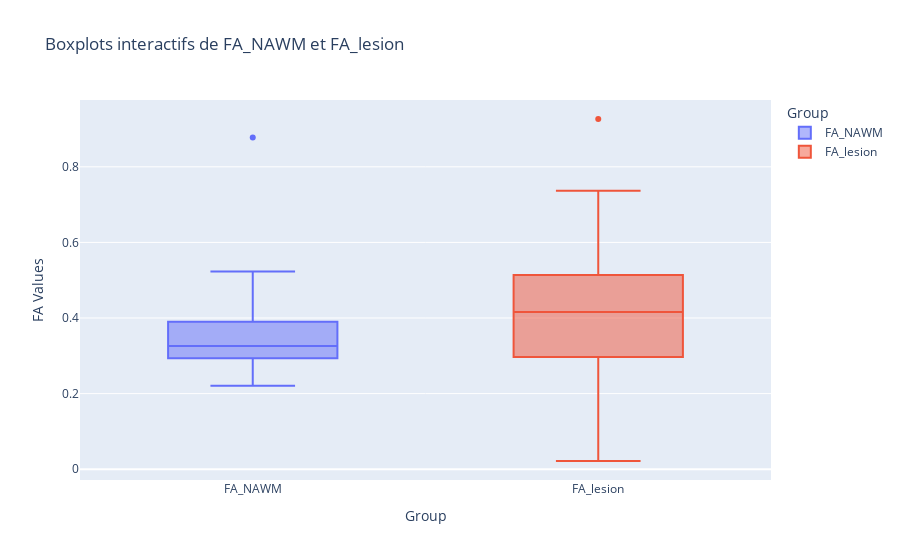

The code cell stored with this chart in its notebook:
### Code cell
from scipy.stats import ttest_ind

import plotly.express as px

# Créer un DataFrame avec les données triées
# df_FA_NAWM_sorted = df_results.sort_values(by="FA_NAWM")

# Créer un graphique interactif avec Plotly
fig = px.box(
    df_results.melt(id_vars=["Subject"], value_vars=["FA_NAWM", "FA_lesion"]),
    x="variable",
    y="value",
    color="variable",
    hover_data=["Subject"],
    labels={"value": "FA Values", "variable": "Group"},
    title="Boxplots interactifs de FA_NAWM et FA_lesion"
)

# Afficher le graphique
fig.show()

# Effectuer un test t pour comparer les deux groupes
t_stat, p_value = ttest_ind(df_results["FA_NAWM"].dropna(), df_results["FA_lesion"].dropna(), equal_var=False)

# Afficher les résultats du test t
print(f"T-statistic: {t_stat}, P-value: {p_value}")

### Figure 1 — Plotly figure (JSON) as saved in the notebook; plotly's stock layout.template omitted (floating-point values rounded to 4 significant figures)
{"data": [{"alignmentgroup": "True", "customdata": [["sub-004"], ["sub-005"], ["sub-006"], ["sub-008"], ["sub-009"], ["sub-010"], ["sub-011"], ["sub-012"], ["sub-013"], ["sub-014"], ["sub-015"], ["sub-016"], ["sub-017"], ["sub-018"], ["sub-019"], ["sub-020"], ["sub-021"], ["sub-023"], ["sub-024"], ["sub-025"], ["sub-026"], ["sub-031"], ["sub-032"], ["sub-033"], ["sub-034"], ["sub-036"], ["sub-037"], ["sub-038"], ["sub-039"], ["sub-040"], ["sub-041"], ["sub-042"], ["sub-043"], ["sub-044"], ["sub-045"], ["sub-046"], ["sub-050"], ["sub-051"], ["sub-052"], ["sub-054"], ["sub-056"], ["sub-058"], ["sub-059"], ["sub-060"], ["sub-062"], ["sub-064"], ["sub-065"], ["sub-067"], ["sub-070"], ["sub-071"], ["sub-072"], ["sub-075"], ["sub-076"], ["sub-077"], ["sub-078"], ["sub-079"], ["sub-081"], ["sub-082"], ["sub-084"], ["sub-085"], ["sub-087"], ["sub-088"], ["sub-089"], ["sub-090"], ["sub-091"], ["sub-094"], ["sub-095"], ["sub-096"], ["sub-097"], ["sub-098"], ["sub-099"], ["sub-100"], ["sub-102"], ["sub-104"], ["sub-105"], ["sub-106"], ["sub-107"], ["sub-109"], ["sub-110"], ["sub-111"], ["sub-112"], ["sub-113"], ["sub-114"], ["sub-117"], ["sub-118"], ["sub-119"], ["sub-120"], ["sub-122"], ["sub-123"], ["sub-124"], ["sub-125"], ["sub-126"], ["sub-128"], ["sub-129"], ["sub-130"], ["sub-131"], ["sub-132"], ["sub-133"]], "hovertemplate": "Group=%{x}<br>FA Values=%{y}<br>Subject=%{customdata[0]}<extra></extra>", "legendgroup": "FA_NAWM", "marker": {"color": "#636efa"}, "name": "FA_NAWM", "notched": false, "offsetgroup": "FA_NAWM", "orientation": "v", "showlegend": true, "type": "box", "x": ["FA_NAWM", "FA_NAWM", "FA_NAWM", "FA_NAWM", "FA_NAWM", "FA_NAWM", "FA_NAWM", "FA_NAWM", "FA_NAWM", "FA_NAWM", "FA_NAWM", "FA_NAWM", "FA_NAWM", "FA_NAWM", "FA_NAWM", "FA_NAWM", "FA_NAWM", "FA_NAWM", "FA_NAWM", "FA_NAWM", "FA_NAWM", "FA_NAWM", "FA_NAWM", "FA_NAWM", "FA_NAWM", "FA_NAWM", "FA_NAWM", "FA_NAWM", "FA_NAWM", "FA_NAWM", "FA_NAWM", "FA_NAWM", "FA_NAWM", "FA_NAWM", "FA_NAWM", "FA_NAWM", "FA_NAWM", "FA_NAWM", "FA_NAWM", "FA_NAWM", "FA_NAWM", "FA_NAWM", "FA_NAWM", "FA_NAWM", "FA_NAWM", "FA_NAWM", "FA_NAWM", "FA_NAWM", "FA_NAWM", "FA_NAWM", "FA_NAWM", "FA_NAWM", "FA_NAWM", "FA_NAWM", "FA_NAWM", "FA_NAWM", "FA_NAWM", "FA_NAWM", "FA_NAWM", "FA_NAWM", "FA_NAWM", "FA_NAWM", "FA_NAWM", "FA_NAWM", "FA_NAWM", "FA_NAWM", "FA_NAWM", "FA_NAWM", "FA_NAWM", "FA_NAWM", "FA_NAWM", "FA_NAWM", "FA_NAWM", "FA_NAWM", "FA_NAWM", "FA_NAWM", "FA_NAWM", "FA_NAWM", "FA_NAWM", "FA_NAWM", "FA_NAWM", "FA_NAWM", "FA_NAWM", "FA_NAWM", "FA_NAWM", "FA_NAWM", "FA_NAWM", "FA_NAWM", "FA_NAWM", "FA_NAWM", "FA_NAWM", "FA_NAWM", "FA_NAWM", "FA_NAWM", "FA_NAWM", "FA_NAWM", "FA_NAWM", "FA_NAWM"], "x0": " ", "xaxis": "x", "y": [0.2947, 0.3929, 0.3642, 0.2677, 0.3983, 0.2444, null, 0.402, 0.3386, 0.2851, 0.293, null, 0.3249, null, null, 0.3885, 0.3842, 0.5234, 0.3579, null, null, null, 0.2872, null, null, null, 0.4265, null, null, 0.2862, 0.3064, 0.2281, 0.2211, 0.393, null, 0.3912, 0.3634, 0.3189, 0.3165, 0.3309, null, 0.2914, null, null, 0.325, null, null, null, null, 0.2872, 0.8777, null, 0.4011, null, null, 0.3153, 0.2679, null, 0.4577, 0.342, 0.2217, null, null, 0.3188, 0.4052, 0.3108, 0.2277, 0.3204, null, null, 0.4355, null, 0.3587, null, null, 0.2956, 0.3842, 0.3209, 0.3263, null, 0.2961, null, null, null, null, null, null, null, null, null, null, 0.3578, 0.3367, null, null, 0.4045, null, null], "y0": " ", "yaxis": "y"}, {"alignmentgroup": "True", "customdata": [["sub-004"], ["sub-005"], ["sub-006"], ["sub-008"], ["sub-009"], ["sub-010"], ["sub-011"], ["sub-012"], ["sub-013"], ["sub-014"], ["sub-015"], ["sub-016"], ["sub-017"], ["sub-018"], ["sub-019"], ["sub-020"], ["sub-021"], ["sub-023"], ["sub-024"], ["sub-025"], ["sub-026"], ["sub-031"], ["sub-032"], ["sub-033"], ["sub-034"], ["sub-036"], ["sub-037"], ["sub-038"], ["sub-039"], ["sub-040"], ["sub-041"], ["sub-042"], ["sub-043"], ["sub-044"], ["sub-045"], ["sub-046"], ["sub-050"], ["sub-051"], ["sub-052"], ["sub-054"], ["sub-056"], ["sub-058"], ["sub-059"], ["sub-060"], ["sub-062"], ["sub-064"], ["sub-065"], ["sub-067"], ["sub-070"], ["sub-071"], ["sub-072"], ["sub-075"], ["sub-076"], ["sub-077"], ["sub-078"], ["sub-079"], ["sub-081"], ["sub-082"], ["sub-084"], ["sub-085"], ["sub-087"], ["sub-088"], ["sub-089"], ["sub-090"], ["sub-091"], ["sub-094"], ["sub-095"], ["sub-096"], ["sub-097"], ["sub-098"], ["sub-099"], ["sub-100"], ["sub-102"], ["sub-104"], ["sub-105"], ["sub-106"], ["sub-107"], ["sub-109"], ["sub-110"], ["sub-111"], ["sub-112"], ["sub-113"], ["sub-114"], ["sub-117"], ["sub-118"], ["sub-119"], ["sub-120"], ["sub-122"], ["sub-123"], ["sub-124"], ["sub-125"], ["sub-126"], ["sub-128"], ["sub-129"], ["sub-130"], ["sub-131"], ["sub-132"], ["sub-133"]], "hovertemplate": "Group=%{x}<br>FA Values=%{y}<br>Subject=%{customdata[0]}<extra></extra>", "legendgroup": "FA_lesion", "marker": {"color": "#EF553B"}, "name": "FA_lesion", "notched": false, "offsetgroup": "FA_lesion", "orientation": "v", "showlegend": true, "type": "box", "x": ["FA_lesion", "FA_lesion", "FA_lesion", "FA_lesion", "FA_lesion", "FA_lesion", "FA_lesion", "FA_lesion", "FA_lesion", "FA_lesion", "FA_lesion", "FA_lesion", "FA_lesion", "FA_lesion", "FA_lesion", "FA_lesion", "FA_lesion", "FA_lesion", "FA_lesion", "FA_lesion", "FA_lesion", "FA_lesion", "FA_lesion", "FA_lesion", "FA_lesion", "FA_lesion", "FA_lesion", "FA_lesion", "FA_lesion", "FA_lesion", "FA_lesion", "FA_lesion", "FA_lesion", "FA_lesion", "FA_lesion", "FA_lesion", "FA_lesion", "FA_lesion", "FA_lesion", "FA_lesion", "FA_lesion", "FA_lesion", "FA_lesion", "FA_lesion", "FA_lesion", "FA_lesion", "FA_lesion", "FA_lesion", "FA_lesion", "FA_lesion", "FA_lesion", "FA_lesion", "FA_lesion", "FA_lesion", "FA_lesion", "FA_lesion", "FA_lesion", "FA_lesion", "FA_lesion", "FA_lesion", "FA_lesion", "FA_lesion", "FA_lesion", "FA_lesion", "FA_lesion", "FA_lesion", "FA_lesion", "FA_lesion", "FA_lesion", "FA_lesion", "FA_lesion", "FA_lesion", "FA_lesion", "FA_lesion", "FA_lesion", "FA_lesion", "FA_lesion", "FA_lesion", "FA_lesion", "FA_lesion", "FA_lesion", "FA_lesion", "FA_lesion", "FA_lesion", "FA_lesion", "FA_lesion", "FA_lesion", "FA_lesion", "FA_lesion", "FA_lesion", "FA_lesion", "FA_lesion", "FA_lesion", "FA_lesion", "FA_lesion", "FA_lesion", "FA_lesion", "FA_lesion"], "x0": " ", "xaxis": "x", "y": [0.6324, null, 0.4661, 0.22, null, 0.2775, null, 0.5986, 0.1743, 0.3182, null, null, null, null, null, null, null, 0.3624, null, null, null, null, null, null, null, null, null, null, null, null, 0.5139, 0.422, null, null, null, null, null, 0.4844, null, null, null, null, null, null, null, null, null, null, null, null, null, null, null, null, null, null, 0.4134, null, null, null, null, null, null, null, 0.02171, null, 0.7368, null, null, null, 0.1494, 0.9265, null, null, null, null, null, 0.2943, 0.4937, null, 0.4156, null, null, null, null, null, null, 0.2968, 0.4167, null, null, null, 0.7049, 0.3853, null, 0.3516, 0.4332, 0.5331], "y0": " ", "yaxis": "y"}], "layout": {"boxmode": "overlay", "legend": {"title": {"text": "Group"}, "tracegroupgap": 0}, "title": {"text": "Boxplots interactifs de FA_NAWM et FA_lesion"}, "xaxis": {"anchor": "y", "categoryarray": ["FA_NAWM", "FA_lesion"], "categoryorder": "array", "domain": [0, 1], "title": {"text": "Group"}}, "yaxis": {"anchor": "x", "domain": [0, 1], "title": {"text": "FA Values"}}}}
